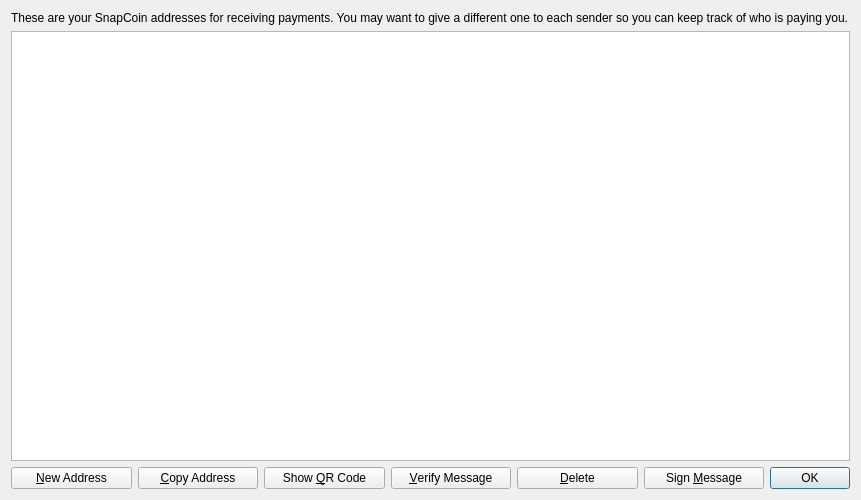
<?xml version="1.0" encoding="UTF-8"?>
<ui version="4.0">
 <class>AddressBookPage</class>
 <widget class="QWidget" name="AddressBookPage">
  <property name="geometry">
   <rect>
    <x>0</x>
    <y>0</y>
    <width>861</width>
    <height>500</height>
   </rect>
  </property>
  <property name="windowTitle">
   <string>Address Book</string>
  </property>
  <layout class="QGridLayout" name="gridLayout">
   <item row="1" column="0" colspan="7">
    <widget class="QTableView" name="tableView">
     <property name="contextMenuPolicy">
      <enum>Qt::CustomContextMenu</enum>
     </property>
     <property name="toolTip">
      <string>Double-click to edit address or label</string>
     </property>
     <property name="tabKeyNavigation">
      <bool>false</bool>
     </property>
     <property name="selectionMode">
      <enum>QAbstractItemView::SingleSelection</enum>
     </property>
     <property name="selectionBehavior">
      <enum>QAbstractItemView::SelectRows</enum>
     </property>
     <property name="sortingEnabled">
      <bool>true</bool>
     </property>
     <attribute name="verticalHeaderVisible">
      <bool>false</bool>
     </attribute>
    </widget>
   </item>
   <item row="2" column="4">
    <widget class="QPushButton" name="deleteButton">
     <property name="toolTip">
      <string>Delete the currently selected address from the list</string>
     </property>
     <property name="text">
      <string>&amp;Delete</string>
     </property>
    </widget>
   </item>
   <item row="2" column="5">
    <widget class="QPushButton" name="signMessage">
     <property name="toolTip">
      <string>Sign a message to prove you own a SnapCoin address</string>
     </property>
     <property name="text">
      <string>Sign &amp;Message</string>
     </property>
    </widget>
   </item>
   <item row="2" column="6">
    <widget class="QDialogButtonBox" name="buttonBox">
     <property name="sizePolicy">
      <sizepolicy hsizetype="Maximum" vsizetype="Fixed">
       <horstretch>0</horstretch>
       <verstretch>0</verstretch>
      </sizepolicy>
     </property>
     <property name="standardButtons">
      <set>QDialogButtonBox::Ok</set>
     </property>
    </widget>
   </item>
   <item row="2" column="2">
    <widget class="QPushButton" name="showQRCode">
     <property name="text">
      <string>Show &amp;QR Code</string>
     </property>
    </widget>
   </item>
   <item row="2" column="0">
    <widget class="QPushButton" name="newAddressButton">
     <property name="toolTip">
      <string>Create a new address</string>
     </property>
     <property name="text">
      <string>&amp;New Address</string>
     </property>
    </widget>
   </item>
   <item row="2" column="1">
    <widget class="QPushButton" name="copyToClipboard">
     <property name="toolTip">
      <string>Copy the currently selected address to the system clipboard</string>
     </property>
     <property name="text">
      <string>&amp;Copy Address</string>
     </property>
    </widget>
   </item>
   <item row="2" column="3">
    <widget class="QPushButton" name="verifyMessage">
     <property name="toolTip">
      <string>Verify a message to ensure it was signed with a specified SnapCoin address</string>
     </property>
     <property name="text">
      <string>&amp;Verify Message</string>
     </property>
    </widget>
   </item>
   <item row="0" column="0" colspan="7">
    <widget class="QLabel" name="labelExplanation">
     <property name="text">
      <string>These are your SnapCoin addresses for receiving payments. You may want to give a different one to each sender so you can keep track of who is paying you.</string>
     </property>
     <property name="textFormat">
      <enum>Qt::PlainText</enum>
     </property>
     <property name="wordWrap">
      <bool>true</bool>
     </property>
    </widget>
   </item>
  </layout>
 </widget>
 <resources/>
 <connections/>
</ui>
